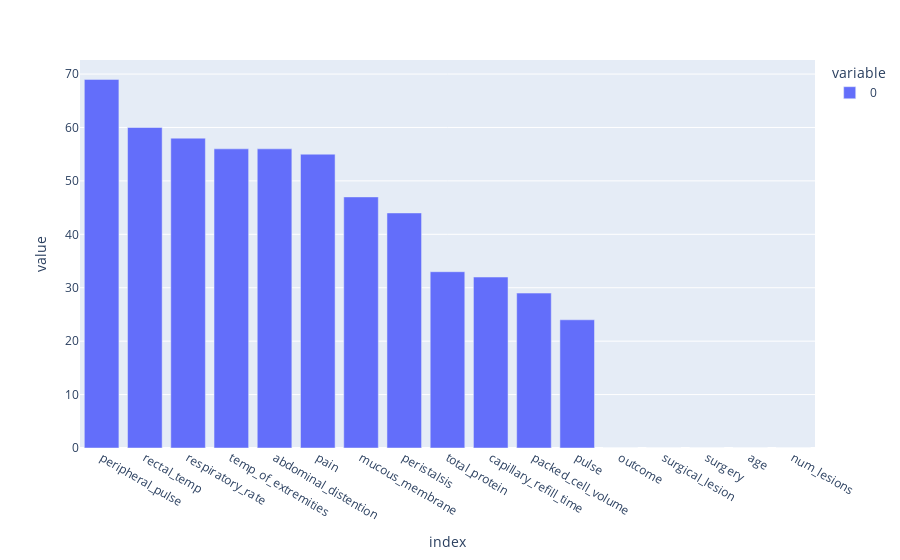

The cell this chart's notebook holds for it:
### Code cell
null_counts = 299 - df.count()
print("Value distribution of null counts")
px.bar(null_counts.sort_values(ascending=False))

### Figure 1 — Plotly figure (JSON) as saved in the notebook; plotly's stock layout.template omitted (floating-point values rounded to 4 significant figures)
{"data": [{"alignmentgroup": "True", "hovertemplate": "variable=0<br>index=%{x}<br>value=%{y}<extra></extra>", "legendgroup": "0", "marker": {"color": "#636efa", "pattern": {"shape": ""}}, "name": "0", "offsetgroup": "0", "orientation": "v", "showlegend": true, "textposition": "auto", "type": "bar", "x": ["peripheral_pulse", "rectal_temp", "respiratory_rate", "temp_of_extremities", "abdominal_distention", "pain", "mucous_membrane", "peristalsis", "total_protein", "capillary_refill_time", "packed_cell_volume", "pulse", "outcome", "surgical_lesion", "surgery", "age", "num_lesions"], "xaxis": "x", "y": [69, 60, 58, 56, 56, 55, 47, 44, 33, 32, 29, 24, 0, 0, 0, 0, 0], "yaxis": "y"}], "layout": {"barmode": "relative", "legend": {"title": {"text": "variable"}, "tracegroupgap": 0}, "margin": {"t": 60}, "xaxis": {"anchor": "y", "domain": [0, 1], "title": {"text": "index"}}, "yaxis": {"anchor": "x", "domain": [0, 1], "title": {"text": "value"}}}}
